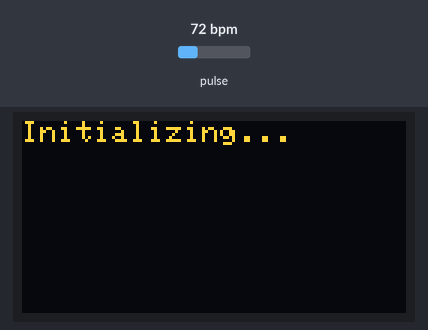
Bench run of a sketch on a simulated ESP32. Shown: 128×64 one-colour display. The test bench sets the inputs (shaded band); at power-on: pulse 72 bpm. The OLED is the two-colour kind (top 16 rows yellow); the modem accepts every AT command (registered, SIM ready, sends succeed) and sends nothing else; what the sketch prints to the serial monitor is not drawn.

Above: at 0.1 s.
At 10.1 s:
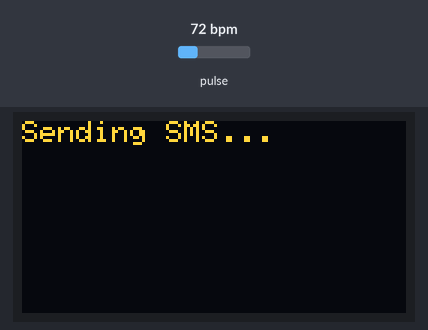
At 31.7 s:
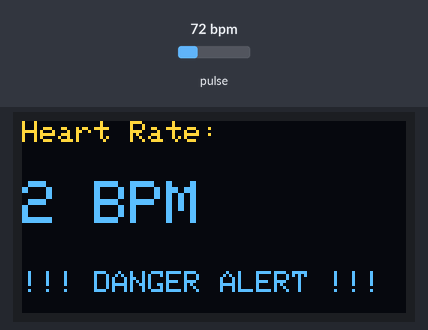
At 32.7 s:
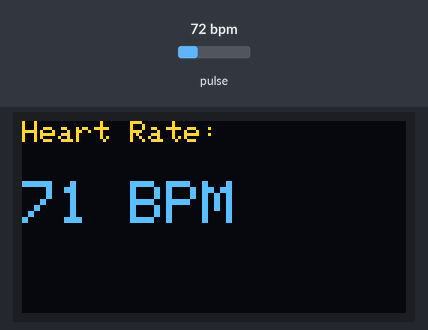

Measured:
- what the display in image 1 shows lasts 21.5 s, from 10.1 s to 31.6 s
- what the display in image 2 shows lasts 1.0 s, from 31.7 s to 32.7 s

The sketch:

Debug.ino
```cpp
#include <Wire.h>
#include "MAX30105.h"
#include "heartRate.h"
#include <Adafruit_GFX.h>
#include <Adafruit_SSD1306.h>
#include <HardwareSerial.h>

Adafruit_SSD1306 display(128, 64, &Wire);
MAX30105 particleSensor;

HardwareSerial sim800(2); // RX=16, TX=17

int BPM = 0;
unsigned long lastBeat = 0;
bool dangerSent = false;
String phoneNumber = "+639756037560";

unsigned long lastDisplay = 0;
const unsigned long displayInterval = 1000;

void setup() {
  Serial.begin(115200);

  if (!display.begin(SSD1306_SWITCHCAPVCC, 0x3C)) {
    Serial.println(F("SSD1306 allocation failed"));
    for (;;);
  }
  display.clearDisplay();
  display.setTextSize(1);
  display.setTextColor(SSD1306_WHITE);
  display.setCursor(0, 0);
  display.println("Initializing...");
  display.display();

  if (!particleSensor.begin(Wire, I2C_SPEED_STANDARD)) {
    Serial.println("MAX30102 not found. Please check wiring/power.");
    display.clearDisplay();
    display.setCursor(0, 0);
    display.println("MAX30102 not found!");
    display.display();
    for (;;);
  }

  particleSensor.setup();
  particleSensor.setPulseAmplitudeRed(0x0A);
  particleSensor.setPulseAmplitudeGreen(0);

  sim800.begin(9600, SERIAL_8N1, 16, 17); // RX=16, TX=17
  delay(8000);

  sendCommand("AT");
  sendCommand("AT+CMGF=1");
  sendCommand("AT+CREG?");
  sendCommand("AT+CSQ");
}

void loop() {
  long irValue = particleSensor.getIR();

  if (irValue < 50000) {
    BPM = 0;
    dangerSent = false;
  } else {
    if (checkForBeat(irValue)) {
      long delta = millis() - lastBeat;
      lastBeat = millis();
      BPM = 60 / (delta / 1000.0);
    }
  }

  if (millis() - lastDisplay >= displayInterval) {
    lastDisplay = millis();

    display.clearDisplay();
    display.setCursor(0, 0);
    display.setTextSize(1);

    if (irValue < 50000) {
      Serial.println("No finger detected");
      display.println("Place finger");
    } else {
      Serial.print("BPM: ");
      Serial.println(BPM);

      display.println("Heart Rate:");
      display.setCursor(0, 20);
      display.setTextSize(2);
      if (BPM > 0) {
        display.print(BPM);
        display.print(" BPM");
      } else {
        display.print("-- BPM");
      }

      if (BPM > 0 && (BPM < 50 || BPM > 120)) {
        Serial.println("Danger: BPM out of safe range!");
        display.setCursor(0, 50);
        display.setTextSize(1);
        display.println("!!! DANGER ALERT !!!");

        if (!dangerSent) {
          bool result = sendSMS("ALERT: Heart rate abnormal! BPM=" + String(BPM));
          dangerSent = result;
        }
      } else {
        dangerSent = false;
      }
    }

    display.display();
  }
}

void sendCommand(String cmd) {
  sim800.println(cmd);
  delay(500);
  while (sim800.available()) {
    Serial.write(sim800.read());
  }
}

bool sendSMS(String message) {
  Serial.println("Sending SMS...");
  display.clearDisplay();
  display.setCursor(0, 0);
  display.setTextSize(1);
  display.println("Sending SMS...");
  display.display();

  sim800.println("AT+CMGF=1");
  sim800.println("AT");
  delay(500);
  String resp = readResponse();

  sim800.print("AT+CMGS=\"");
  sim800.print(phoneNumber);
  sim800.println("\"");
  delay(500);
  resp = readResponse();

  sim800.print(message);
  delay(500);
  sim800.write(26);
  delay(5000);

  resp = readResponse();

  bool success = resp.indexOf("+CMGS:") >= 0 && resp.indexOf("OK") >= 0;

  display.clearDisplay();
  display.setCursor(0, 0);
  display.setTextSize(1);

  if (success) {
    Serial.println("SMS SENT SUCCESSFULLY ✅");
    display.println("SMS SENT");
  } else {
    Serial.println("SMS FAILED ❌");
    Serial.println("Response: " + resp);
    display.println("SMS FAILED");
  }
  display.display();

  return success;
}

String readResponse() {
  String resp = "";
  unsigned long timeout = millis() + 5000;
  while (millis() < timeout) {
    while (sim800.available()) {
      char c = sim800.read();
      resp += c;
    }
  }
  if (resp.length() > 0) {
    Serial.println("SIM800 Resp: " + resp);
  }
  return resp;
}
```
